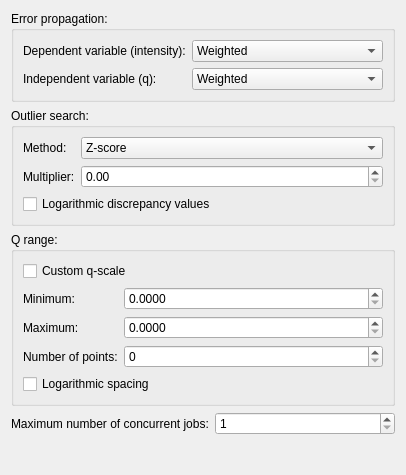
<?xml version="1.0" encoding="UTF-8"?>
<ui version="4.0">
 <class>Form</class>
 <widget class="QWidget" name="Form">
  <property name="geometry">
   <rect>
    <x>0</x>
    <y>0</y>
    <width>406</width>
    <height>475</height>
   </rect>
  </property>
  <property name="windowTitle">
   <string>Form</string>
  </property>
  <layout class="QVBoxLayout" name="verticalLayout">
   <item>
    <widget class="QGroupBox" name="groupBox">
     <property name="title">
      <string>Error propagation:</string>
     </property>
     <layout class="QFormLayout" name="formLayout">
      <item row="0" column="0">
       <widget class="QLabel" name="label_2">
        <property name="text">
         <string>Dependent variable (intensity):</string>
        </property>
       </widget>
      </item>
      <item row="1" column="0">
       <widget class="QLabel" name="label">
        <property name="text">
         <string>Independent variable (q):</string>
        </property>
       </widget>
      </item>
      <item row="0" column="1">
       <widget class="QComboBox" name="intensityErrorPropagationComboBox">
        <item>
         <property name="text">
          <string>Weighted</string>
         </property>
        </item>
        <item>
         <property name="text">
          <string>Average</string>
         </property>
        </item>
        <item>
         <property name="text">
          <string>Squared (Gaussian)</string>
         </property>
        </item>
        <item>
         <property name="text">
          <string>Conservative</string>
         </property>
        </item>
       </widget>
      </item>
      <item row="1" column="1">
       <widget class="QComboBox" name="qErrorPropagationComboBox">
        <item>
         <property name="text">
          <string>Weighted</string>
         </property>
        </item>
        <item>
         <property name="text">
          <string>Average</string>
         </property>
        </item>
        <item>
         <property name="text">
          <string>Squared (Gaussian)</string>
         </property>
        </item>
        <item>
         <property name="text">
          <string>Conservative</string>
         </property>
        </item>
       </widget>
      </item>
     </layout>
    </widget>
   </item>
   <item>
    <widget class="QGroupBox" name="groupBox_2">
     <property name="title">
      <string>Outlier search:</string>
     </property>
     <layout class="QFormLayout" name="formLayout_2">
      <item row="0" column="0">
       <widget class="QLabel" name="label_3">
        <property name="text">
         <string>Method:</string>
        </property>
       </widget>
      </item>
      <item row="0" column="1">
       <widget class="QComboBox" name="outlierSearchMethodComboBox">
        <item>
         <property name="text">
          <string>Z-score</string>
         </property>
        </item>
        <item>
         <property name="text">
          <string>Modified Z-score</string>
         </property>
        </item>
        <item>
         <property name="text">
          <string>Interquartile Range</string>
         </property>
        </item>
       </widget>
      </item>
      <item row="1" column="0">
       <widget class="QLabel" name="label_4">
        <property name="text">
         <string>Multiplier:</string>
        </property>
       </widget>
      </item>
      <item row="1" column="1">
       <widget class="QDoubleSpinBox" name="outlierSearchMultiplierDoubleSpinBox"/>
      </item>
      <item row="2" column="0" colspan="2">
       <widget class="QCheckBox" name="logarithmicCorrelMatrixCheckBox">
        <property name="text">
         <string>Logarithmic discrepancy values</string>
        </property>
       </widget>
      </item>
     </layout>
    </widget>
   </item>
   <item>
    <widget class="QGroupBox" name="groupBox_3">
     <property name="title">
      <string>Q range:</string>
     </property>
     <layout class="QFormLayout" name="formLayout_3">
      <item row="0" column="0" colspan="2">
       <widget class="QCheckBox" name="customQRangeCheckBox">
        <property name="text">
         <string>Custom q-scale</string>
        </property>
       </widget>
      </item>
      <item row="1" column="0">
       <widget class="QLabel" name="label_5">
        <property name="text">
         <string>Minimum:</string>
        </property>
       </widget>
      </item>
      <item row="2" column="0">
       <widget class="QLabel" name="label_6">
        <property name="text">
         <string>Maximum:</string>
        </property>
       </widget>
      </item>
      <item row="3" column="0">
       <widget class="QLabel" name="label_7">
        <property name="text">
         <string>Number of points:</string>
        </property>
       </widget>
      </item>
      <item row="4" column="0" colspan="2">
       <widget class="QCheckBox" name="logQRangeCheckBox">
        <property name="text">
         <string>Logarithmic spacing</string>
        </property>
       </widget>
      </item>
      <item row="1" column="1">
       <widget class="QDoubleSpinBox" name="qminDoubleSpinBox">
        <property name="decimals">
         <number>4</number>
        </property>
        <property name="maximum">
         <double>9999.999900000000707</double>
        </property>
       </widget>
      </item>
      <item row="2" column="1">
       <widget class="QDoubleSpinBox" name="qmaxDoubleSpinBox">
        <property name="decimals">
         <number>4</number>
        </property>
        <property name="maximum">
         <double>9999.999900000000707</double>
        </property>
       </widget>
      </item>
      <item row="3" column="1">
       <widget class="QSpinBox" name="numQRamgeSpinBox">
        <property name="maximum">
         <number>99999999</number>
        </property>
       </widget>
      </item>
     </layout>
    </widget>
   </item>
   <item>
    <layout class="QHBoxLayout" name="horizontalLayout">
     <item>
      <widget class="QLabel" name="label_8">
       <property name="text">
        <string>Maximum number of concurrent jobs:</string>
       </property>
      </widget>
     </item>
     <item>
      <widget class="QSpinBox" name="maxJobCountSpinBox">
       <property name="minimum">
        <number>1</number>
       </property>
       <property name="maximum">
        <number>99999</number>
       </property>
      </widget>
     </item>
    </layout>
   </item>
   <item>
    <spacer name="verticalSpacer">
     <property name="orientation">
      <enum>Qt::Vertical</enum>
     </property>
     <property name="sizeHint" stdset="0">
      <size>
       <width>20</width>
       <height>0</height>
      </size>
     </property>
    </spacer>
   </item>
  </layout>
 </widget>
 <resources/>
 <connections>
  <connection>
   <sender>customQRangeCheckBox</sender>
   <signal>toggled(bool)</signal>
   <receiver>qminDoubleSpinBox</receiver>
   <slot>setEnabled(bool)</slot>
   <hints>
    <hint type="sourcelabel">
     <x>82</x>
     <y>295</y>
    </hint>
    <hint type="destinationlabel">
     <x>171</x>
     <y>332</y>
    </hint>
   </hints>
  </connection>
  <connection>
   <sender>customQRangeCheckBox</sender>
   <signal>toggled(bool)</signal>
   <receiver>qmaxDoubleSpinBox</receiver>
   <slot>setEnabled(bool)</slot>
   <hints>
    <hint type="sourcelabel">
     <x>43</x>
     <y>301</y>
    </hint>
    <hint type="destinationlabel">
     <x>178</x>
     <y>373</y>
    </hint>
   </hints>
  </connection>
  <connection>
   <sender>customQRangeCheckBox</sender>
   <signal>toggled(bool)</signal>
   <receiver>numQRamgeSpinBox</receiver>
   <slot>setEnabled(bool)</slot>
   <hints>
    <hint type="sourcelabel">
     <x>64</x>
     <y>300</y>
    </hint>
    <hint type="destinationlabel">
     <x>183</x>
     <y>405</y>
    </hint>
   </hints>
  </connection>
  <connection>
   <sender>customQRangeCheckBox</sender>
   <signal>toggled(bool)</signal>
   <receiver>logQRangeCheckBox</receiver>
   <slot>setEnabled(bool)</slot>
   <hints>
    <hint type="sourcelabel">
     <x>28</x>
     <y>303</y>
    </hint>
    <hint type="destinationlabel">
     <x>52</x>
     <y>440</y>
    </hint>
   </hints>
  </connection>
 </connections>
</ui>
